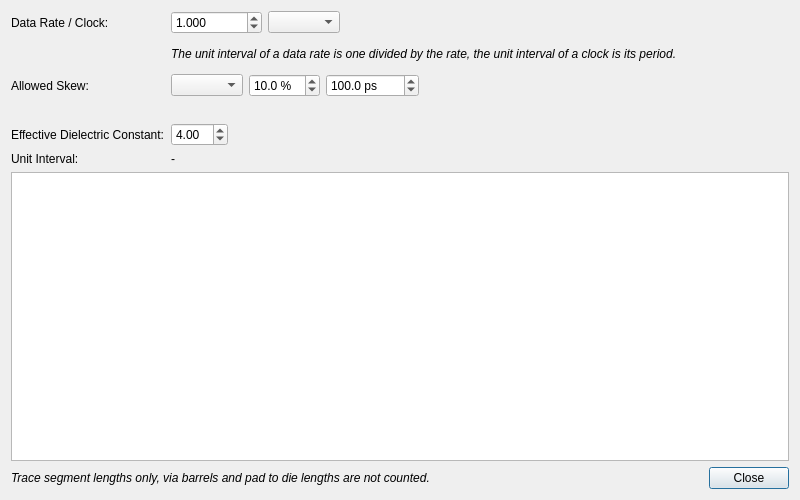
<?xml version="1.0" encoding="UTF-8"?>
<ui version="4.0">
 <class>librepcb::editor::TraceLengthComparisonDialog</class>
 <widget class="QDialog" name="librepcb::editor::TraceLengthComparisonDialog">
  <property name="geometry">
   <rect>
    <x>0</x>
    <y>0</y>
    <width>800</width>
    <height>500</height>
   </rect>
  </property>
  <property name="windowTitle">
   <string>Compare Trace Lengths</string>
  </property>
  <layout class="QVBoxLayout" name="verticalLayout">
   <item>
    <layout class="QFormLayout" name="formLayout">
     <property name="fieldGrowthPolicy">
      <enum>QFormLayout::FieldGrowthPolicy::AllNonFixedFieldsGrow</enum>
     </property>
     <item row="0" column="0">
      <widget class="QLabel" name="lblRate">
       <property name="text">
        <string>Data Rate / Clock:</string>
       </property>
      </widget>
     </item>
     <item row="0" column="1">
      <layout class="QHBoxLayout" name="horizontalLayout">
       <item>
        <widget class="QDoubleSpinBox" name="spbxRate">
         <property name="toolTip">
          <string>The data rate or the clock frequency of the compared signals.</string>
         </property>
         <property name="decimals">
          <number>3</number>
         </property>
         <property name="minimum">
          <double>0.001000000000000</double>
         </property>
         <property name="maximum">
          <double>1000000.000000000000000</double>
         </property>
         <property name="singleStep">
          <double>0.100000000000000</double>
         </property>
         <property name="value">
          <double>1.000000000000000</double>
         </property>
        </widget>
       </item>
       <item>
        <widget class="QComboBox" name="cbxRateUnit"/>
       </item>
       <item>
        <spacer name="horizontalSpacer">
         <property name="orientation">
          <enum>Qt::Orientation::Horizontal</enum>
         </property>
         <property name="sizeHint" stdset="0">
          <size>
           <width>40</width>
           <height>20</height>
          </size>
         </property>
        </spacer>
       </item>
      </layout>
     </item>
     <item row="1" column="1">
      <widget class="QLabel" name="lblRateNote">
       <property name="font">
        <font>
         <italic>true</italic>
        </font>
       </property>
       <property name="text">
        <string>The unit interval of a data rate is one divided by the rate, the unit interval of a clock is its period.</string>
       </property>
       <property name="wordWrap">
        <bool>true</bool>
       </property>
      </widget>
     </item>
     <item row="2" column="0">
      <widget class="QLabel" name="lblSkew">
       <property name="text">
        <string>Allowed Skew:</string>
       </property>
      </widget>
     </item>
     <item row="2" column="1">
      <layout class="QHBoxLayout" name="horizontalLayout_2">
       <item>
        <widget class="QComboBox" name="cbxSkewMode"/>
       </item>
       <item>
        <widget class="QDoubleSpinBox" name="spbxSkewPercent">
         <property name="toolTip">
          <string>The tolerated delay difference, as a percentage of the unit interval.</string>
         </property>
         <property name="suffix">
          <string notr="true"> %</string>
         </property>
         <property name="decimals">
          <number>1</number>
         </property>
         <property name="maximum">
          <double>100.000000000000000</double>
         </property>
         <property name="value">
          <double>10.000000000000000</double>
         </property>
        </widget>
       </item>
       <item>
        <widget class="QDoubleSpinBox" name="spbxSkewPs">
         <property name="toolTip">
          <string>The tolerated delay difference between the compared nets.</string>
         </property>
         <property name="suffix">
          <string notr="true"> ps</string>
         </property>
         <property name="decimals">
          <number>1</number>
         </property>
         <property name="maximum">
          <double>1000000.000000000000000</double>
         </property>
         <property name="value">
          <double>100.000000000000000</double>
         </property>
        </widget>
       </item>
       <item>
        <widget class="librepcb::editor::UnsignedLengthEdit" name="edtSkewLength" native="true">
         <property name="toolTip">
          <string>The tolerated length difference between the compared nets.</string>
         </property>
        </widget>
       </item>
       <item>
        <spacer name="horizontalSpacer_2">
         <property name="orientation">
          <enum>Qt::Orientation::Horizontal</enum>
         </property>
         <property name="sizeHint" stdset="0">
          <size>
           <width>40</width>
           <height>20</height>
          </size>
         </property>
        </spacer>
       </item>
      </layout>
     </item>
     <item row="3" column="1">
      <widget class="QLabel" name="lblSkewSource">
       <property name="font">
        <font>
         <italic>true</italic>
        </font>
       </property>
       <property name="text">
        <string notr="true"/>
       </property>
       <property name="wordWrap">
        <bool>true</bool>
       </property>
      </widget>
     </item>
     <item row="4" column="0">
      <widget class="QLabel" name="lblDielectricConstant">
       <property name="text">
        <string>Effective Dielectric Constant:</string>
       </property>
      </widget>
     </item>
     <item row="4" column="1">
      <layout class="QHBoxLayout" name="horizontalLayout_3">
       <item>
        <widget class="QDoubleSpinBox" name="spbxDielectricConstant">
         <property name="toolTip">
          <string>The effective relative permittivity seen by the traces. On FR4, a microstrip sees about 3.0 to 3.5 and a stripline about 4.0 to 4.5, so adjust this to your stackup.</string>
         </property>
         <property name="decimals">
          <number>2</number>
         </property>
         <property name="minimum">
          <double>1.000000000000000</double>
         </property>
         <property name="maximum">
          <double>20.000000000000000</double>
         </property>
         <property name="singleStep">
          <double>0.100000000000000</double>
         </property>
         <property name="value">
          <double>4.000000000000000</double>
         </property>
        </widget>
       </item>
       <item>
        <spacer name="horizontalSpacer_3">
         <property name="orientation">
          <enum>Qt::Orientation::Horizontal</enum>
         </property>
         <property name="sizeHint" stdset="0">
          <size>
           <width>40</width>
           <height>20</height>
          </size>
         </property>
        </spacer>
       </item>
      </layout>
     </item>
     <item row="5" column="0">
      <widget class="QLabel" name="lblUnitIntervalLabel">
       <property name="text">
        <string>Unit Interval:</string>
       </property>
      </widget>
     </item>
     <item row="5" column="1">
      <widget class="QLabel" name="lblUnitInterval">
       <property name="text">
        <string notr="true">-</string>
       </property>
      </widget>
     </item>
    </layout>
   </item>
   <item>
    <widget class="QTableWidget" name="tableWidget">
     <property name="sizePolicy">
      <sizepolicy hsizetype="Expanding" vsizetype="Expanding">
       <horstretch>0</horstretch>
       <verstretch>1</verstretch>
      </sizepolicy>
     </property>
     <property name="verticalScrollMode">
      <enum>QAbstractItemView::ScrollMode::ScrollPerPixel</enum>
     </property>
     <property name="horizontalScrollMode">
      <enum>QAbstractItemView::ScrollMode::ScrollPerPixel</enum>
     </property>
    </widget>
   </item>
   <item>
    <layout class="QHBoxLayout" name="horizontalLayout_4">
     <item>
      <widget class="QLabel" name="lblFootnote">
       <property name="sizePolicy">
        <sizepolicy hsizetype="Expanding" vsizetype="Preferred">
         <horstretch>0</horstretch>
         <verstretch>0</verstretch>
        </sizepolicy>
       </property>
       <property name="font">
        <font>
         <italic>true</italic>
        </font>
       </property>
       <property name="text">
        <string>Trace segment lengths only, via barrels and pad to die lengths are not counted.</string>
       </property>
       <property name="wordWrap">
        <bool>true</bool>
       </property>
      </widget>
     </item>
     <item>
      <widget class="QDialogButtonBox" name="buttonBox">
       <property name="sizePolicy">
        <sizepolicy hsizetype="Fixed" vsizetype="Fixed">
         <horstretch>0</horstretch>
         <verstretch>0</verstretch>
        </sizepolicy>
       </property>
       <property name="orientation">
        <enum>Qt::Orientation::Horizontal</enum>
       </property>
       <property name="standardButtons">
        <set>QDialogButtonBox::StandardButton::Close</set>
       </property>
      </widget>
     </item>
    </layout>
   </item>
  </layout>
 </widget>
 <customwidgets>
  <customwidget>
   <class>librepcb::editor::UnsignedLengthEdit</class>
   <extends>QWidget</extends>
   <header location="global">librepcb/editor/widgets/unsignedlengthedit.h</header>
   <container>1</container>
  </customwidget>
 </customwidgets>
 <tabstops>
  <tabstop>spbxRate</tabstop>
  <tabstop>cbxRateUnit</tabstop>
  <tabstop>cbxSkewMode</tabstop>
  <tabstop>spbxSkewPercent</tabstop>
  <tabstop>spbxSkewPs</tabstop>
  <tabstop>edtSkewLength</tabstop>
  <tabstop>spbxDielectricConstant</tabstop>
  <tabstop>tableWidget</tabstop>
 </tabstops>
 <resources/>
 <connections/>
</ui>
